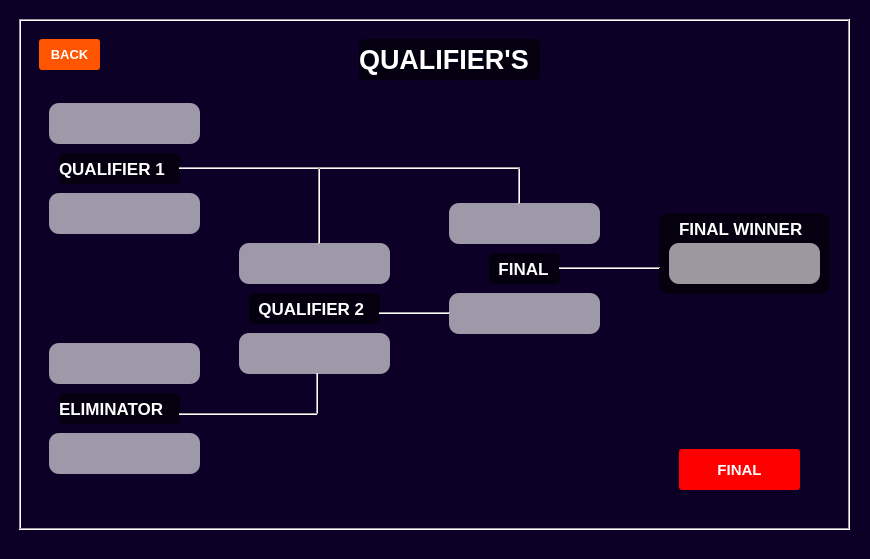
<?xml version="1.0" encoding="UTF-8"?>
<ui version="4.0">
 <class>MainWindow_qualifierA</class>
 <widget class="QMainWindow" name="MainWindow_qualifierA">
  <property name="geometry">
   <rect>
    <x>0</x>
    <y>0</y>
    <width>870</width>
    <height>559</height>
   </rect>
  </property>
  <property name="palette">
   <palette>
    <active>
     <colorrole role="Base">
      <brush brushstyle="SolidPattern">
       <color alpha="255">
        <red>255</red>
        <green>255</green>
        <blue>255</blue>
       </color>
      </brush>
     </colorrole>
     <colorrole role="Window">
      <brush brushstyle="SolidPattern">
       <color alpha="255">
        <red>12</red>
        <green>0</green>
        <blue>38</blue>
       </color>
      </brush>
     </colorrole>
    </active>
    <inactive>
     <colorrole role="Base">
      <brush brushstyle="SolidPattern">
       <color alpha="255">
        <red>255</red>
        <green>255</green>
        <blue>255</blue>
       </color>
      </brush>
     </colorrole>
     <colorrole role="Window">
      <brush brushstyle="SolidPattern">
       <color alpha="255">
        <red>12</red>
        <green>0</green>
        <blue>38</blue>
       </color>
      </brush>
     </colorrole>
    </inactive>
    <disabled>
     <colorrole role="Base">
      <brush brushstyle="SolidPattern">
       <color alpha="255">
        <red>12</red>
        <green>0</green>
        <blue>38</blue>
       </color>
      </brush>
     </colorrole>
     <colorrole role="Window">
      <brush brushstyle="SolidPattern">
       <color alpha="255">
        <red>12</red>
        <green>0</green>
        <blue>38</blue>
       </color>
      </brush>
     </colorrole>
    </disabled>
   </palette>
  </property>
  <property name="windowTitle">
   <string>MainWindow</string>
  </property>
  <widget class="QWidget" name="centralwidget">
   <widget class="QFrame" name="frame">
    <property name="geometry">
     <rect>
      <x>19</x>
      <y>19</y>
      <width>831</width>
      <height>511</height>
     </rect>
    </property>
    <property name="styleSheet">
     <string notr="true"/>
    </property>
    <property name="frameShape">
     <enum>QFrame::Box</enum>
    </property>
    <property name="frameShadow">
     <enum>QFrame::Sunken</enum>
    </property>
    <widget class="QLabel" name="label">
     <property name="geometry">
      <rect>
       <x>10</x>
       <y>10</y>
       <width>811</width>
       <height>491</height>
      </rect>
     </property>
     <property name="text">
      <string/>
     </property>
     <property name="pixmap">
      <pixmap>ux-design-studio-by-thence-designing-for-outcomes-not-outputs-3943.jpg</pixmap>
     </property>
     <property name="scaledContents">
      <bool>true</bool>
     </property>
     <property name="wordWrap">
      <bool>true</bool>
     </property>
    </widget>
    <widget class="QPushButton" name="pushButton_back">
     <property name="geometry">
      <rect>
       <x>20</x>
       <y>20</y>
       <width>61</width>
       <height>31</height>
      </rect>
     </property>
     <property name="palette">
      <palette>
       <active>
        <colorrole role="WindowText">
         <brush brushstyle="SolidPattern">
          <color alpha="255">
           <red>255</red>
           <green>255</green>
           <blue>255</blue>
          </color>
         </brush>
        </colorrole>
        <colorrole role="Button">
         <brush brushstyle="SolidPattern">
          <color alpha="255">
           <red>255</red>
           <green>85</green>
           <blue>0</blue>
          </color>
         </brush>
        </colorrole>
        <colorrole role="Text">
         <brush brushstyle="SolidPattern">
          <color alpha="255">
           <red>255</red>
           <green>255</green>
           <blue>255</blue>
          </color>
         </brush>
        </colorrole>
        <colorrole role="ButtonText">
         <brush brushstyle="SolidPattern">
          <color alpha="255">
           <red>255</red>
           <green>255</green>
           <blue>255</blue>
          </color>
         </brush>
        </colorrole>
        <colorrole role="Base">
         <brush brushstyle="SolidPattern">
          <color alpha="255">
           <red>255</red>
           <green>85</green>
           <blue>0</blue>
          </color>
         </brush>
        </colorrole>
        <colorrole role="Window">
         <brush brushstyle="SolidPattern">
          <color alpha="255">
           <red>255</red>
           <green>85</green>
           <blue>0</blue>
          </color>
         </brush>
        </colorrole>
       </active>
       <inactive>
        <colorrole role="WindowText">
         <brush brushstyle="SolidPattern">
          <color alpha="255">
           <red>255</red>
           <green>255</green>
           <blue>255</blue>
          </color>
         </brush>
        </colorrole>
        <colorrole role="Button">
         <brush brushstyle="SolidPattern">
          <color alpha="255">
           <red>255</red>
           <green>85</green>
           <blue>0</blue>
          </color>
         </brush>
        </colorrole>
        <colorrole role="Text">
         <brush brushstyle="SolidPattern">
          <color alpha="255">
           <red>255</red>
           <green>255</green>
           <blue>255</blue>
          </color>
         </brush>
        </colorrole>
        <colorrole role="ButtonText">
         <brush brushstyle="SolidPattern">
          <color alpha="255">
           <red>255</red>
           <green>255</green>
           <blue>255</blue>
          </color>
         </brush>
        </colorrole>
        <colorrole role="Base">
         <brush brushstyle="SolidPattern">
          <color alpha="255">
           <red>255</red>
           <green>85</green>
           <blue>0</blue>
          </color>
         </brush>
        </colorrole>
        <colorrole role="Window">
         <brush brushstyle="SolidPattern">
          <color alpha="255">
           <red>255</red>
           <green>85</green>
           <blue>0</blue>
          </color>
         </brush>
        </colorrole>
       </inactive>
       <disabled>
        <colorrole role="WindowText">
         <brush brushstyle="SolidPattern">
          <color alpha="255">
           <red>255</red>
           <green>255</green>
           <blue>255</blue>
          </color>
         </brush>
        </colorrole>
        <colorrole role="Button">
         <brush brushstyle="SolidPattern">
          <color alpha="255">
           <red>255</red>
           <green>85</green>
           <blue>0</blue>
          </color>
         </brush>
        </colorrole>
        <colorrole role="Text">
         <brush brushstyle="SolidPattern">
          <color alpha="255">
           <red>255</red>
           <green>255</green>
           <blue>255</blue>
          </color>
         </brush>
        </colorrole>
        <colorrole role="ButtonText">
         <brush brushstyle="SolidPattern">
          <color alpha="255">
           <red>255</red>
           <green>255</green>
           <blue>255</blue>
          </color>
         </brush>
        </colorrole>
        <colorrole role="Base">
         <brush brushstyle="SolidPattern">
          <color alpha="255">
           <red>255</red>
           <green>85</green>
           <blue>0</blue>
          </color>
         </brush>
        </colorrole>
        <colorrole role="Window">
         <brush brushstyle="SolidPattern">
          <color alpha="255">
           <red>255</red>
           <green>85</green>
           <blue>0</blue>
          </color>
         </brush>
        </colorrole>
       </disabled>
      </palette>
     </property>
     <property name="font">
      <font>
       <pointsize>10</pointsize>
       <weight>75</weight>
       <bold>true</bold>
      </font>
     </property>
     <property name="autoFillBackground">
      <bool>false</bool>
     </property>
     <property name="styleSheet">
      <string notr="true">QPushButton{
  border-style: outset;	
  color: rgb(255, 255, 255);
  text-shadow: 2px 2px 2px red;
  background-color: rgb(255, 85, 0);
  border-radius: 3px;
}</string>
     </property>
     <property name="text">
      <string>BACK</string>
     </property>
    </widget>
    <widget class="QLabel" name="label_16">
     <property name="geometry">
      <rect>
       <x>340</x>
       <y>20</y>
       <width>181</width>
       <height>41</height>
      </rect>
     </property>
     <property name="palette">
      <palette>
       <active>
        <colorrole role="WindowText">
         <brush brushstyle="SolidPattern">
          <color alpha="255">
           <red>255</red>
           <green>255</green>
           <blue>255</blue>
          </color>
         </brush>
        </colorrole>
        <colorrole role="Button">
         <brush brushstyle="SolidPattern">
          <color alpha="153">
           <red>0</red>
           <green>0</green>
           <blue>0</blue>
          </color>
         </brush>
        </colorrole>
        <colorrole role="Base">
         <brush brushstyle="SolidPattern">
          <color alpha="153">
           <red>0</red>
           <green>0</green>
           <blue>0</blue>
          </color>
         </brush>
        </colorrole>
        <colorrole role="Window">
         <brush brushstyle="SolidPattern">
          <color alpha="153">
           <red>0</red>
           <green>0</green>
           <blue>0</blue>
          </color>
         </brush>
        </colorrole>
       </active>
       <inactive>
        <colorrole role="WindowText">
         <brush brushstyle="SolidPattern">
          <color alpha="255">
           <red>255</red>
           <green>255</green>
           <blue>255</blue>
          </color>
         </brush>
        </colorrole>
        <colorrole role="Button">
         <brush brushstyle="SolidPattern">
          <color alpha="153">
           <red>0</red>
           <green>0</green>
           <blue>0</blue>
          </color>
         </brush>
        </colorrole>
        <colorrole role="Base">
         <brush brushstyle="SolidPattern">
          <color alpha="153">
           <red>0</red>
           <green>0</green>
           <blue>0</blue>
          </color>
         </brush>
        </colorrole>
        <colorrole role="Window">
         <brush brushstyle="SolidPattern">
          <color alpha="153">
           <red>0</red>
           <green>0</green>
           <blue>0</blue>
          </color>
         </brush>
        </colorrole>
       </inactive>
       <disabled>
        <colorrole role="WindowText">
         <brush brushstyle="SolidPattern">
          <color alpha="255">
           <red>120</red>
           <green>120</green>
           <blue>120</blue>
          </color>
         </brush>
        </colorrole>
        <colorrole role="Button">
         <brush brushstyle="SolidPattern">
          <color alpha="153">
           <red>0</red>
           <green>0</green>
           <blue>0</blue>
          </color>
         </brush>
        </colorrole>
        <colorrole role="Base">
         <brush brushstyle="SolidPattern">
          <color alpha="153">
           <red>0</red>
           <green>0</green>
           <blue>0</blue>
          </color>
         </brush>
        </colorrole>
        <colorrole role="Window">
         <brush brushstyle="SolidPattern">
          <color alpha="153">
           <red>0</red>
           <green>0</green>
           <blue>0</blue>
          </color>
         </brush>
        </colorrole>
       </disabled>
      </palette>
     </property>
     <property name="font">
      <font>
       <pointsize>20</pointsize>
       <weight>75</weight>
       <bold>true</bold>
       <underline>false</underline>
       <strikeout>false</strikeout>
       <kerning>true</kerning>
      </font>
     </property>
     <property name="styleSheet">
      <string notr="true">background-color: rgba(0, 0, 0, 0.6);
border-radius:5px;</string>
     </property>
     <property name="text">
      <string>QUALIFIER'S</string>
     </property>
    </widget>
    <widget class="QPushButton" name="pushButton_final">
     <property name="geometry">
      <rect>
       <x>660</x>
       <y>430</y>
       <width>121</width>
       <height>41</height>
      </rect>
     </property>
     <property name="palette">
      <palette>
       <active>
        <colorrole role="WindowText">
         <brush brushstyle="SolidPattern">
          <color alpha="255">
           <red>255</red>
           <green>255</green>
           <blue>255</blue>
          </color>
         </brush>
        </colorrole>
        <colorrole role="Button">
         <brush brushstyle="SolidPattern">
          <color alpha="255">
           <red>255</red>
           <green>0</green>
           <blue>0</blue>
          </color>
         </brush>
        </colorrole>
        <colorrole role="Text">
         <brush brushstyle="SolidPattern">
          <color alpha="255">
           <red>255</red>
           <green>255</green>
           <blue>255</blue>
          </color>
         </brush>
        </colorrole>
        <colorrole role="ButtonText">
         <brush brushstyle="SolidPattern">
          <color alpha="255">
           <red>255</red>
           <green>255</green>
           <blue>255</blue>
          </color>
         </brush>
        </colorrole>
        <colorrole role="Base">
         <brush brushstyle="SolidPattern">
          <color alpha="255">
           <red>255</red>
           <green>0</green>
           <blue>0</blue>
          </color>
         </brush>
        </colorrole>
        <colorrole role="Window">
         <brush brushstyle="SolidPattern">
          <color alpha="255">
           <red>255</red>
           <green>0</green>
           <blue>0</blue>
          </color>
         </brush>
        </colorrole>
       </active>
       <inactive>
        <colorrole role="WindowText">
         <brush brushstyle="SolidPattern">
          <color alpha="255">
           <red>255</red>
           <green>255</green>
           <blue>255</blue>
          </color>
         </brush>
        </colorrole>
        <colorrole role="Button">
         <brush brushstyle="SolidPattern">
          <color alpha="255">
           <red>255</red>
           <green>0</green>
           <blue>0</blue>
          </color>
         </brush>
        </colorrole>
        <colorrole role="Text">
         <brush brushstyle="SolidPattern">
          <color alpha="255">
           <red>255</red>
           <green>255</green>
           <blue>255</blue>
          </color>
         </brush>
        </colorrole>
        <colorrole role="ButtonText">
         <brush brushstyle="SolidPattern">
          <color alpha="255">
           <red>255</red>
           <green>255</green>
           <blue>255</blue>
          </color>
         </brush>
        </colorrole>
        <colorrole role="Base">
         <brush brushstyle="SolidPattern">
          <color alpha="255">
           <red>255</red>
           <green>0</green>
           <blue>0</blue>
          </color>
         </brush>
        </colorrole>
        <colorrole role="Window">
         <brush brushstyle="SolidPattern">
          <color alpha="255">
           <red>255</red>
           <green>0</green>
           <blue>0</blue>
          </color>
         </brush>
        </colorrole>
       </inactive>
       <disabled>
        <colorrole role="WindowText">
         <brush brushstyle="SolidPattern">
          <color alpha="255">
           <red>255</red>
           <green>255</green>
           <blue>255</blue>
          </color>
         </brush>
        </colorrole>
        <colorrole role="Button">
         <brush brushstyle="SolidPattern">
          <color alpha="255">
           <red>255</red>
           <green>0</green>
           <blue>0</blue>
          </color>
         </brush>
        </colorrole>
        <colorrole role="Text">
         <brush brushstyle="SolidPattern">
          <color alpha="255">
           <red>255</red>
           <green>255</green>
           <blue>255</blue>
          </color>
         </brush>
        </colorrole>
        <colorrole role="ButtonText">
         <brush brushstyle="SolidPattern">
          <color alpha="255">
           <red>255</red>
           <green>255</green>
           <blue>255</blue>
          </color>
         </brush>
        </colorrole>
        <colorrole role="Base">
         <brush brushstyle="SolidPattern">
          <color alpha="255">
           <red>255</red>
           <green>0</green>
           <blue>0</blue>
          </color>
         </brush>
        </colorrole>
        <colorrole role="Window">
         <brush brushstyle="SolidPattern">
          <color alpha="255">
           <red>255</red>
           <green>0</green>
           <blue>0</blue>
          </color>
         </brush>
        </colorrole>
       </disabled>
      </palette>
     </property>
     <property name="font">
      <font>
       <pointsize>11</pointsize>
       <weight>75</weight>
       <bold>true</bold>
      </font>
     </property>
     <property name="autoFillBackground">
      <bool>false</bool>
     </property>
     <property name="styleSheet">
      <string notr="true">QPushButton{
  border-style: outset;	
  color: rgb(255, 255, 255);
  text-shadow: 2px 2px 2px red;
  
	background-color: rgb(255, 0, 0);
  border-radius: 3px;
}</string>
     </property>
     <property name="text">
      <string>FINAL</string>
     </property>
    </widget>
    <widget class="QLabel" name="label_2">
     <property name="geometry">
      <rect>
       <x>40</x>
       <y>134</y>
       <width>121</width>
       <height>31</height>
      </rect>
     </property>
     <property name="font">
      <font>
       <pointsize>13</pointsize>
       <weight>75</weight>
       <bold>true</bold>
      </font>
     </property>
     <property name="styleSheet">
      <string notr="true">color: rgb(255, 255, 255);
background-color: rgba(0, 0, 0, 0.6);
border-radius: 5px;</string>
     </property>
     <property name="text">
      <string>QUALIFIER 1</string>
     </property>
    </widget>
    <widget class="QLabel" name="label_4">
     <property name="geometry">
      <rect>
       <x>40</x>
       <y>374</y>
       <width>121</width>
       <height>31</height>
      </rect>
     </property>
     <property name="font">
      <font>
       <pointsize>13</pointsize>
       <weight>75</weight>
       <bold>true</bold>
      </font>
     </property>
     <property name="styleSheet">
      <string notr="true">color: rgb(255, 255, 255);
background-color: rgba(0, 0, 0, 0.6);
border-radius: 5px;</string>
     </property>
     <property name="text">
      <string>ELIMINATOR</string>
     </property>
    </widget>
    <widget class="QLabel" name="label_5">
     <property name="geometry">
      <rect>
       <x>230</x>
       <y>274</y>
       <width>131</width>
       <height>31</height>
      </rect>
     </property>
     <property name="font">
      <font>
       <pointsize>13</pointsize>
       <weight>75</weight>
       <bold>true</bold>
      </font>
     </property>
     <property name="styleSheet">
      <string notr="true">color: rgb(255, 255, 255);
background-color: rgba(0, 0, 0, 0.6);
border-radius: 5px;</string>
     </property>
     <property name="text">
      <string>  QUALIFIER 2</string>
     </property>
    </widget>
    <widget class="QLabel" name="label_6">
     <property name="geometry">
      <rect>
       <x>470</x>
       <y>234</y>
       <width>71</width>
       <height>31</height>
      </rect>
     </property>
     <property name="font">
      <font>
       <pointsize>13</pointsize>
       <weight>75</weight>
       <bold>true</bold>
      </font>
     </property>
     <property name="styleSheet">
      <string notr="true">color: rgb(255, 255, 255);
background-color: rgba(0, 0, 0, 0.6);
border-radius: 5px;</string>
     </property>
     <property name="text">
      <string>  FINAL</string>
     </property>
    </widget>
    <widget class="Line" name="line">
     <property name="geometry">
      <rect>
       <x>160</x>
       <y>134</y>
       <width>341</width>
       <height>31</height>
      </rect>
     </property>
     <property name="orientation">
      <enum>Qt::Horizontal</enum>
     </property>
    </widget>
    <widget class="Line" name="line_2">
     <property name="geometry">
      <rect>
       <x>290</x>
       <y>149</y>
       <width>20</width>
       <height>76</height>
      </rect>
     </property>
     <property name="orientation">
      <enum>Qt::Vertical</enum>
     </property>
    </widget>
    <widget class="Line" name="line_3">
     <property name="geometry">
      <rect>
       <x>490</x>
       <y>149</y>
       <width>20</width>
       <height>36</height>
      </rect>
     </property>
     <property name="orientation">
      <enum>Qt::Vertical</enum>
     </property>
    </widget>
    <widget class="Line" name="line_4">
     <property name="geometry">
      <rect>
       <x>160</x>
       <y>380</y>
       <width>139</width>
       <height>31</height>
      </rect>
     </property>
     <property name="orientation">
      <enum>Qt::Horizontal</enum>
     </property>
    </widget>
    <widget class="Line" name="line_5">
     <property name="geometry">
      <rect>
       <x>290</x>
       <y>354</y>
       <width>16</width>
       <height>41</height>
      </rect>
     </property>
     <property name="orientation">
      <enum>Qt::Vertical</enum>
     </property>
    </widget>
    <widget class="Line" name="line_6">
     <property name="geometry">
      <rect>
       <x>360</x>
       <y>284</y>
       <width>71</width>
       <height>20</height>
      </rect>
     </property>
     <property name="orientation">
      <enum>Qt::Horizontal</enum>
     </property>
    </widget>
    <widget class="QFrame" name="frame_2">
     <property name="geometry">
      <rect>
       <x>640</x>
       <y>194</y>
       <width>171</width>
       <height>81</height>
      </rect>
     </property>
     <property name="styleSheet">
      <string notr="true">.QFrame{
background-color: rgba(0, 0, 0,0.6);
border-radius: 10px;
}</string>
     </property>
     <property name="frameShape">
      <enum>QFrame::StyledPanel</enum>
     </property>
     <property name="frameShadow">
      <enum>QFrame::Raised</enum>
     </property>
     <widget class="QLabel" name="label_7">
      <property name="geometry">
       <rect>
        <x>20</x>
        <y>0</y>
        <width>131</width>
        <height>31</height>
       </rect>
      </property>
      <property name="font">
       <font>
        <pointsize>13</pointsize>
        <weight>75</weight>
        <bold>true</bold>
       </font>
      </property>
      <property name="styleSheet">
       <string notr="true">color: rgb(255, 255, 255);
</string>
      </property>
      <property name="text">
       <string>FINAL WINNER</string>
      </property>
     </widget>
     <widget class="QPushButton" name="pushButton_fw">
      <property name="geometry">
       <rect>
        <x>10</x>
        <y>30</y>
        <width>151</width>
        <height>41</height>
       </rect>
      </property>
      <property name="font">
       <font>
        <pointsize>12</pointsize>
        <weight>75</weight>
        <bold>true</bold>
       </font>
      </property>
      <property name="styleSheet">
       <string notr="true">background-color: rgba(255, 255, 255,0.6);
border-radius:10px;</string>
      </property>
      <property name="text">
       <string/>
      </property>
      <property name="checkable">
       <bool>true</bool>
      </property>
     </widget>
    </widget>
    <widget class="QPushButton" name="pushButton_p1">
     <property name="geometry">
      <rect>
       <x>30</x>
       <y>84</y>
       <width>151</width>
       <height>41</height>
      </rect>
     </property>
     <property name="font">
      <font>
       <pointsize>12</pointsize>
       <weight>75</weight>
       <bold>true</bold>
      </font>
     </property>
     <property name="styleSheet">
      <string notr="true">background-color: rgba(255, 255, 255,0.6);
border-radius:10px;</string>
     </property>
     <property name="text">
      <string/>
     </property>
     <property name="checkable">
      <bool>true</bool>
     </property>
    </widget>
    <widget class="QPushButton" name="pushButton_p2">
     <property name="geometry">
      <rect>
       <x>30</x>
       <y>174</y>
       <width>151</width>
       <height>41</height>
      </rect>
     </property>
     <property name="font">
      <font>
       <pointsize>12</pointsize>
       <weight>75</weight>
       <bold>true</bold>
      </font>
     </property>
     <property name="styleSheet">
      <string notr="true">background-color: rgba(255, 255, 255,0.6);
border-radius:10px;</string>
     </property>
     <property name="text">
      <string/>
     </property>
     <property name="checkable">
      <bool>true</bool>
     </property>
    </widget>
    <widget class="QPushButton" name="pushButton_p3">
     <property name="geometry">
      <rect>
       <x>30</x>
       <y>324</y>
       <width>151</width>
       <height>41</height>
      </rect>
     </property>
     <property name="font">
      <font>
       <pointsize>12</pointsize>
       <weight>75</weight>
       <bold>true</bold>
      </font>
     </property>
     <property name="styleSheet">
      <string notr="true">background-color: rgba(255, 255, 255,0.6);
border-radius:10px;</string>
     </property>
     <property name="text">
      <string/>
     </property>
     <property name="checkable">
      <bool>true</bool>
     </property>
    </widget>
    <widget class="QPushButton" name="pushButton_p4">
     <property name="geometry">
      <rect>
       <x>30</x>
       <y>414</y>
       <width>151</width>
       <height>41</height>
      </rect>
     </property>
     <property name="font">
      <font>
       <pointsize>12</pointsize>
       <weight>75</weight>
       <bold>true</bold>
      </font>
     </property>
     <property name="styleSheet">
      <string notr="true">background-color: rgba(255, 255, 255,0.6);
border-radius:10px;</string>
     </property>
     <property name="text">
      <string/>
     </property>
     <property name="checkable">
      <bool>true</bool>
     </property>
    </widget>
    <widget class="QPushButton" name="pushButton_lq1">
     <property name="geometry">
      <rect>
       <x>220</x>
       <y>224</y>
       <width>151</width>
       <height>41</height>
      </rect>
     </property>
     <property name="font">
      <font>
       <pointsize>12</pointsize>
       <weight>75</weight>
       <bold>true</bold>
      </font>
     </property>
     <property name="styleSheet">
      <string notr="true">background-color: rgba(255, 255, 255,0.6);
border-radius:10px;</string>
     </property>
     <property name="text">
      <string/>
     </property>
     <property name="checkable">
      <bool>true</bool>
     </property>
    </widget>
    <widget class="QPushButton" name="pushButton_we">
     <property name="geometry">
      <rect>
       <x>220</x>
       <y>314</y>
       <width>151</width>
       <height>41</height>
      </rect>
     </property>
     <property name="font">
      <font>
       <pointsize>12</pointsize>
       <weight>75</weight>
       <bold>true</bold>
      </font>
     </property>
     <property name="styleSheet">
      <string notr="true">background-color: rgba(255, 255, 255,0.6);
border-radius:10px;</string>
     </property>
     <property name="text">
      <string/>
     </property>
     <property name="checkable">
      <bool>true</bool>
     </property>
    </widget>
    <widget class="QPushButton" name="pushButton_wq1">
     <property name="geometry">
      <rect>
       <x>430</x>
       <y>184</y>
       <width>151</width>
       <height>41</height>
      </rect>
     </property>
     <property name="font">
      <font>
       <pointsize>12</pointsize>
       <weight>75</weight>
       <bold>true</bold>
      </font>
     </property>
     <property name="styleSheet">
      <string notr="true">background-color: rgba(255, 255, 255,0.6);
border-radius:10px;</string>
     </property>
     <property name="text">
      <string/>
     </property>
     <property name="checkable">
      <bool>true</bool>
     </property>
    </widget>
    <widget class="QPushButton" name="pushButton_wq2">
     <property name="geometry">
      <rect>
       <x>430</x>
       <y>274</y>
       <width>151</width>
       <height>41</height>
      </rect>
     </property>
     <property name="font">
      <font>
       <pointsize>12</pointsize>
       <weight>75</weight>
       <bold>true</bold>
      </font>
     </property>
     <property name="styleSheet">
      <string notr="true">background-color: rgba(255, 255, 255,0.6);
border-radius:10px;</string>
     </property>
     <property name="text">
      <string/>
     </property>
     <property name="checkable">
      <bool>true</bool>
     </property>
    </widget>
    <widget class="Line" name="line_7">
     <property name="geometry">
      <rect>
       <x>540</x>
       <y>234</y>
       <width>101</width>
       <height>31</height>
      </rect>
     </property>
     <property name="orientation">
      <enum>Qt::Horizontal</enum>
     </property>
    </widget>
   </widget>
   <widget class="QLabel" name="label_3">
    <property name="geometry">
     <rect>
      <x>-10</x>
      <y>-60</y>
      <width>881</width>
      <height>631</height>
     </rect>
    </property>
    <property name="text">
     <string/>
    </property>
    <property name="pixmap">
     <pixmap>0c0026.png</pixmap>
    </property>
    <property name="scaledContents">
     <bool>true</bool>
    </property>
   </widget>
   <zorder>label_3</zorder>
   <zorder>frame</zorder>
  </widget>
 </widget>
 <resources/>
 <connections/>
</ui>
